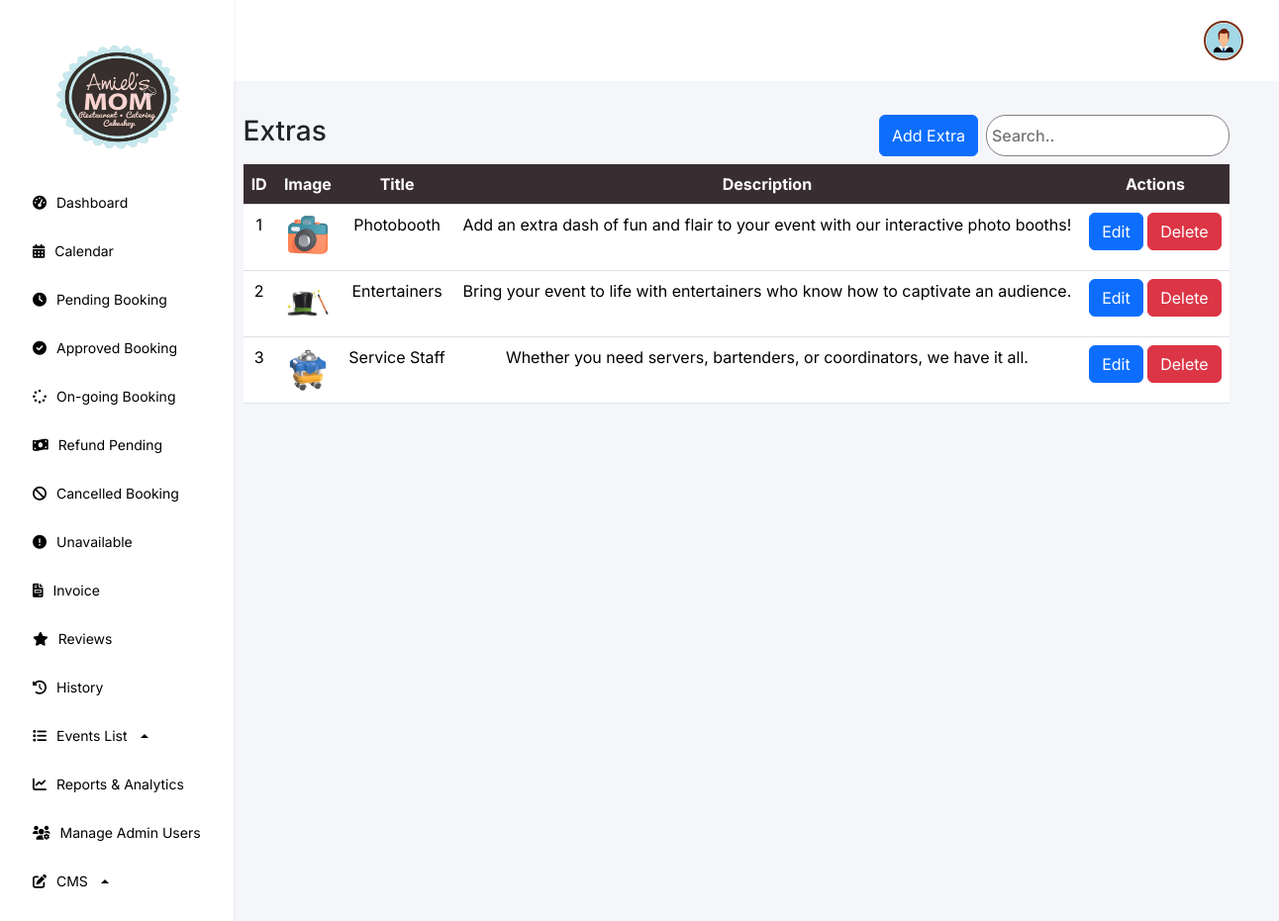
The app's page /features/admin/web/extras.php (signed in) with its own data.
### tables this page shows
CREATE TABLE `extras` (
  `id` int(11) NOT NULL,
  `image` varchar(255) NOT NULL,
  `title` varchar(255) NOT NULL,
  `description` text NOT NULL,
  `created_at` timestamp NOT NULL DEFAULT current_timestamp()
);

### features/admin/web/extras.php (the view, shortened to what this page needs)
<?php
require '../../../db.php';
$query = "SELECT * FROM extras";
$result = $conn->query($query);
?>
<!DOCTYPE html>
<html lang="en">
<head>
    <link rel="stylesheet" href="https://cdnjs.cloudflare.com/ajax/libs/font-awesome/6.0.0-beta3/css/all.min.css">
    <link href="https://cdn.jsdelivr.net/npm/bootstrap@5.3.3/dist/css/bootstrap.min.css" rel="stylesheet"
>
    <link href="https://cdn.jsdelivr.net/npm/sweetalert2@11.5.0/dist/sweetalert2.min.css" rel="stylesheet">
    <link rel="stylesheet" href="../css/index.css">
</head>
<body>
    <div class="navbar flex-column bg-white shadow-sm p-3 collapse d-md-flex" id="navbar">
    <div class="navbar-links">
        <a class="navbar-brand d-none d-md-block logo-container" href="#">
            <img src="../../../assets/logo.png" alt="Logo">
        </a>
        <a href="dashboard.php">
            <i class="fa-solid fa-gauge-high"></i>
            <span>Dashboard</span>
        </a>
        <a href="calendar.php">
            <i class="fa-solid fa-calendar-days"></i>
            <span>Calendar</span>
        </a>
        <a href="pending.php">
            <i class="fa-solid fa-clock"></i>
            <span>Pending Booking</span>
        </a>
        <a href="approve.php">
            <i class="fa-solid fa-check-circle"></i>
            <span>Approved Booking</span>
        </a>
        <a href="on-going.php">
            <i class="fa-solid fa-spinner"></i>
            <span>On-going Booking</span>
        </a>
        <a href="refund.php">
            <i class="fa-solid fa-money-bill-wave"></i>
            <span>Refund Pending</span>
        </a>
        <a href="cancel.php">
            <i class="fa-solid fa-ban"></i>
            <span>Cancelled Booking</span>
        </a>
        <a href="unavailable.php">
            <i class="fa-solid fa-exclamation-circle"></i>
            <span>Unavailable</span>
        </a>
        <a href="invoice.php">
            <i class="fa-solid fa-file-invoice"></i>
            <span>Invoice</span>
        </a>
        <a href="reviews.php">
            <i class="fa-solid fa-star"></i>
            <span>Reviews</span>
        </a>
        <a href="history.php">
            <i class="fa-solid fa-clock-rotate-left"></i>
            <span>History</span>
        </a>
        <div class="dropdown dropup">
            <a href="#" class="dropdown-toggle" id="eventsListDropdown" role="button" data-bs-toggle="dropdown" aria-expanded="false">
                <i class="fa-solid fa-list"></i>
                <span>Events List</span>
            </a>
        </div>
        <a href="reports.php">
            <i class="fa-solid fa-chart-line"></i>
            <span>Reports & Analytics</span>
        </a>
        <a href="admin-user.php">
            <i class="fa-solid fa-users-gear"></i>
            <span>Manage Admin Users</span>
        </a>
        <div class="dropdown dropup">
            <a href="#" class="dropdown-toggle" id="servicesDropdown" role="button" data-bs-toggle="dropdown" aria-expanded="false">
                <i class="fa-solid fa-pen-to-square"></i>
                <span>CMS</span>
            </a>
        </div>
    </div>
    </div>
    <div class="content flex-grow-1">
        <div class="header">
            <div class="profile-admin">
                <div class="dropdown">
                    <button class="" type="button" data-bs-toggle="dropdown" aria-expanded="false">
                        <img src="../../../assets/profile/user.png"
                            style="width: 40px; height: 40px; object-fit: cover;">
                    </button>
                </div>
            </div>
        </div>
        <div class="container mt-4">
            <div class="d-flex justify-content-between mb-2">
                <h3>Extras</h3>
                <div class="d-flex gap-2">
                <button class="btn btn-primary data-bs-toggle="modal" data-bs-target="#addModal">
                    Add Extra
                </button>
                    <input type="text" class="search" placeholder="Search.." id="searchInput">
                </div>
            </div>
            <div class="table-responsive">
            <table class="table">
                <thead>
                    <tr>
                        <th scope="col">ID</th>
                        <th scope="col">Image</th>
                        <th scope="col">Title</th>
                        <th scope="col">Description</th>
                        <th scope="col">Actions</th>
                    </tr>
                </thead>
                <tbody>
                <?php if ($result->num_rows > 0): ?>
                    <?php while ($row = $result->fetch_assoc()): ?>
                        <tr>
                            <td><?php echo $row['id']; ?></td>
                            <td>
                                <img src="../../../assets/extras/<?php echo htmlspecialchars($row['image']); ?>"
                                    alt="<?php echo htmlspecialchars($row['title']); ?>"
                                    style="width: 50px; height: 50px;">
                            </td>
                            <td><?php echo htmlspecialchars($row['title']); ?></td>
                            <td><?php echo htmlspecialchars($row['description']); ?></td>
                            <td>
                                <button class="btn btn-primary" data-bs-toggle="modal" data-bs-target="#editModal"
                                        data-id="<?php echo $row['id']; ?>"
                                        data-title="<?php echo htmlspecialchars($row['title']); ?>"
                                        data-description="<?php echo htmlspecialchars($row['description']); ?>"
                                        data-image="<?php echo htmlspecialchars($row['image']); ?>">
                                    Edit
                                </button>
                                <button class="btn btn-danger" onclick="deleteService(<?php echo $row['id']; ?>)">Delete</button>
                            </td>
                        </tr>
                    <?php endwhile; ?>
                <?php else: ?>
                    <tr>
                        <td colspan="5" class="text-center">No data available</td>
                    </tr>
                <?php endif; ?>
            </tbody>
            </table>
</html>

### features/admin/css/index.css (style rules this page uses)
* { font-family: "Inter", sans-serif; font-optical-sizing: auto; font-style: normal; margin: 0; }
body { margin: 0; padding: 0; display: flex; overflow-x: hidden; }
.navbar { background-color: #FFFFFF; display: flex; flex-direction: column; align-items: start; padding: 20px; box-shadow: 2px 0 5px rgba(0, 0, 0, 0.1); min-width: 230px; }
.navbar a { color: #000; padding: 12px 15px; text-decoration: none; width: 100%; display: flex; align-items: center; gap: 10px; font-size: 14px !important; margin: 2px; }
.navbar-brand { padding: 0 !important; }
.navbar-brand img { display: block; justify-content: center; align-items: center; width: 70%; height: 15vh; margin: 20px 0 20px 30px; }
.navbar-links { display: flex; flex-direction: column; width: 100%; }
.content { flex-grow: 1; background-color: #F5F6FA; }
.header { display: flex; align-items: center; padding: 20px; justify-content: space-between; background-color: #FFFFFF !important; }
.header button { margin-right: 10px; }
.profile-admin { display: flex; align-items: center; margin-left: auto; gap: 5px; }
.profile-admin img { width: 40px; height: 40px; border-radius: 50%; margin-right: 10px; border: 2px solid #7A3015; }
.profile-admin button { background-color: transparent; border: none; font-size: 20px; display: flex; margin: auto; }
table { border-radius: 24px !important; }
th,tr { background-color: #382D31 !important; color: #fff !important; text-align: center; white-space: nowrap !important; }
.container { padding: 10px 50px 10px 10px; }
.container input { background-color: silver; font-weight: 500; }
.search { background-color: #fff !important; border: 1px solid #808080; border-radius: 20px; padding: 5px; }

### records on screen
extras: id "1", image (picture), title "Photobooth", description "Add an extra dash of fun and flair to your event with our interactive photo booths!"
extras: id "2", image (picture), title "Entertainers", description "Bring your event to life with entertainers who know how to captivate an audience."
extras: id "3", image (picture), title "Service Staff", description "Whether you need servers, bartenders, or coordinators, we have it all."
